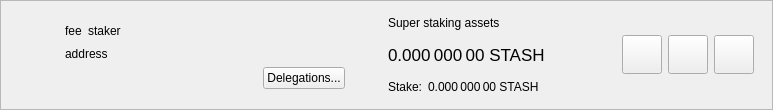
<?xml version="1.0" encoding="UTF-8"?>
<ui version="4.0">
 <class>SuperStakerItemWidget</class>
 <widget class="QWidget" name="SuperStakerItemWidget">
  <property name="geometry">
   <rect>
    <x>0</x>
    <y>0</y>
    <width>773</width>
    <height>110</height>
   </rect>
  </property>
  <property name="sizePolicy">
   <sizepolicy hsizetype="Preferred" vsizetype="Maximum">
    <horstretch>0</horstretch>
    <verstretch>0</verstretch>
   </sizepolicy>
  </property>
  <property name="windowTitle">
   <string>Form</string>
  </property>
  <layout class="QVBoxLayout" name="verticalLayout_2">
   <property name="spacing">
    <number>0</number>
   </property>
   <property name="leftMargin">
    <number>0</number>
   </property>
   <property name="topMargin">
    <number>0</number>
   </property>
   <property name="rightMargin">
    <number>0</number>
   </property>
   <property name="bottomMargin">
    <number>0</number>
   </property>
   <item>
    <widget class="QFrame" name="superStakerItemFrame">
     <property name="frameShape">
      <enum>QFrame::StyledPanel</enum>
     </property>
     <property name="frameShadow">
      <enum>QFrame::Raised</enum>
     </property>
     <layout class="QHBoxLayout" name="horizontalLayout">
      <property name="topMargin">
       <number>0</number>
      </property>
      <property name="bottomMargin">
       <number>0</number>
      </property>
      <item>
       <widget class="QLabel" name="superStakerLogo">
        <property name="sizePolicy">
         <sizepolicy hsizetype="Fixed" vsizetype="Fixed">
          <horstretch>0</horstretch>
          <verstretch>0</verstretch>
         </sizepolicy>
        </property>
        <property name="minimumSize">
         <size>
          <width>40</width>
          <height>40</height>
         </size>
        </property>
        <property name="alignment">
         <set>Qt::AlignCenter</set>
        </property>
       </widget>
      </item>
      <item>
       <widget class="QStackedWidget" name="stackedWidget">
        <property name="currentIndex">
         <number>0</number>
        </property>
        <widget class="QWidget" name="page">
         <layout class="QHBoxLayout" name="horizontalLayout_4">
          <item>
           <layout class="QHBoxLayout" name="horizontalLayout_3">
            <item>
             <layout class="QVBoxLayout" name="verticalLayout">
              <property name="rightMargin">
               <number>15</number>
              </property>
              <item>
               <spacer name="verticalSpacer_2">
                <property name="orientation">
                 <enum>Qt::Vertical</enum>
                </property>
                <property name="sizeHint" stdset="0">
                 <size>
                  <width>20</width>
                  <height>0</height>
                 </size>
                </property>
               </spacer>
              </item>
              <item alignment="Qt::AlignLeft">
               <widget class="QWidget" name="widgetSuperStaker" native="true">
                <property name="minimumSize">
                 <size>
                  <width>280</width>
                  <height>0</height>
                 </size>
                </property>
                <layout class="QHBoxLayout" name="horizontalLayout_2" stretch="0,0,1">
                 <property name="leftMargin">
                  <number>0</number>
                 </property>
                 <property name="topMargin">
                  <number>0</number>
                 </property>
                 <property name="rightMargin">
                  <number>0</number>
                 </property>
                 <property name="bottomMargin">
                  <number>0</number>
                 </property>
                 <item alignment="Qt::AlignLeft">
                  <widget class="QLabel" name="labelFee">
                   <property name="text">
                    <string>fee</string>
                   </property>
                   <property name="textInteractionFlags">
                    <set>Qt::LinksAccessibleByMouse|Qt::TextSelectableByMouse</set>
                   </property>
                  </widget>
                 </item>
                 <item alignment="Qt::AlignLeft">
                  <widget class="QLabel" name="labelStaker">
                   <property name="text">
                    <string>staker</string>
                   </property>
                   <property name="textInteractionFlags">
                    <set>Qt::LinksAccessibleByMouse|Qt::TextSelectableByMouse</set>
                   </property>
                  </widget>
                 </item>
                 <item>
                  <spacer name="horizontalSpacer">
                   <property name="orientation">
                    <enum>Qt::Horizontal</enum>
                   </property>
                   <property name="sizeType">
                    <enum>QSizePolicy::Minimum</enum>
                   </property>
                   <property name="sizeHint" stdset="0">
                    <size>
                     <width>0</width>
                     <height>20</height>
                    </size>
                   </property>
                  </spacer>
                 </item>
                </layout>
               </widget>
              </item>
              <item>
               <widget class="QLabel" name="labelAddress">
                <property name="text">
                 <string>address</string>
                </property>
                <property name="textInteractionFlags">
                 <set>Qt::LinksAccessibleByMouse|Qt::TextSelectableByMouse</set>
                </property>
               </widget>
              </item>
              <item alignment="Qt::AlignRight">
               <widget class="QPushButton" name="buttonDelegations">
                <property name="text">
                 <string>Delegations...</string>
                </property>
               </widget>
              </item>
              <item>
               <spacer name="verticalSpacer">
                <property name="orientation">
                 <enum>Qt::Vertical</enum>
                </property>
                <property name="sizeHint" stdset="0">
                 <size>
                  <width>20</width>
                  <height>0</height>
                 </size>
                </property>
               </spacer>
              </item>
             </layout>
            </item>
            <item>
             <widget class="QWidget" name="vLineAssets" native="true">
              <property name="sizePolicy">
               <sizepolicy hsizetype="Preferred" vsizetype="Preferred">
                <horstretch>0</horstretch>
                <verstretch>0</verstretch>
               </sizepolicy>
              </property>
              <property name="minimumSize">
               <size>
                <width>1</width>
                <height>0</height>
               </size>
              </property>
             </widget>
            </item>
            <item>
             <widget class="QWidget" name="widgetStakingAssets" native="true">
              <property name="sizePolicy">
               <sizepolicy hsizetype="Minimum" vsizetype="Preferred">
                <horstretch>0</horstretch>
                <verstretch>0</verstretch>
               </sizepolicy>
              </property>
              <layout class="QVBoxLayout" name="verticalLayout_3">
               <property name="leftMargin">
                <number>15</number>
               </property>
               <property name="topMargin">
                <number>0</number>
               </property>
               <property name="rightMargin">
                <number>15</number>
               </property>
               <property name="bottomMargin">
                <number>0</number>
               </property>
               <item>
                <widget class="QLabel" name="labelAssetsText">
                 <property name="text">
                  <string>Super staking assets</string>
                 </property>
                 <property name="alignment">
                  <set>Qt::AlignLeading|Qt::AlignLeft|Qt::AlignVCenter</set>
                 </property>
                </widget>
               </item>
               <item>
                <widget class="QLabel" name="labelAssets">
                 <property name="font">
                  <font>
                   <pointsize>13</pointsize>
                  </font>
                 </property>
                 <property name="cursor">
                  <cursorShape>IBeamCursor</cursorShape>
                 </property>
                 <property name="toolTip">
                  <string>Your current spendable balance</string>
                 </property>
                 <property name="text">
                  <string notr="true">0.000 000 00 STASH</string>
                 </property>
                 <property name="alignment">
                  <set>Qt::AlignLeading|Qt::AlignLeft|Qt::AlignVCenter</set>
                 </property>
                 <property name="textInteractionFlags">
                  <set>Qt::LinksAccessibleByMouse|Qt::TextSelectableByMouse</set>
                 </property>
                </widget>
               </item>
               <item>
                <layout class="QHBoxLayout" name="horizontalLayout_6">
                 <property name="spacing">
                  <number>6</number>
                 </property>
                 <item>
                  <widget class="QLabel" name="labelStakeText">
                   <property name="sizePolicy">
                    <sizepolicy hsizetype="Maximum" vsizetype="Preferred">
                     <horstretch>0</horstretch>
                     <verstretch>0</verstretch>
                    </sizepolicy>
                   </property>
                   <property name="text">
                    <string>Stake:</string>
                   </property>
                   <property name="alignment">
                    <set>Qt::AlignLeading|Qt::AlignLeft|Qt::AlignVCenter</set>
                   </property>
                  </widget>
                 </item>
                 <item>
                  <widget class="QLabel" name="labelStake">
                   <property name="text">
                    <string>0.000 000 00 STASH</string>
                   </property>
                   <property name="alignment">
                    <set>Qt::AlignLeading|Qt::AlignLeft|Qt::AlignVCenter</set>
                   </property>
                   <property name="textInteractionFlags">
                    <set>Qt::LinksAccessibleByMouse|Qt::TextSelectableByMouse</set>
                   </property>
                  </widget>
                 </item>
                 <item>
                  <spacer name="horizontalSpacer_4">
                   <property name="orientation">
                    <enum>Qt::Horizontal</enum>
                   </property>
                   <property name="sizeType">
                    <enum>QSizePolicy::Minimum</enum>
                   </property>
                   <property name="sizeHint" stdset="0">
                    <size>
                     <width>0</width>
                     <height>0</height>
                    </size>
                   </property>
                  </spacer>
                 </item>
                </layout>
               </item>
              </layout>
             </widget>
            </item>
            <item>
             <spacer name="horizontalSpacer_2">
              <property name="orientation">
               <enum>Qt::Horizontal</enum>
              </property>
              <property name="sizeHint" stdset="0">
               <size>
                <width>0</width>
                <height>20</height>
               </size>
              </property>
             </spacer>
            </item>
            <item>
             <widget class="QToolButton" name="buttonConfig">
              <property name="text">
               <string/>
              </property>
              <property name="iconSize">
               <size>
                <width>32</width>
                <height>32</height>
               </size>
              </property>
             </widget>
            </item>
            <item>
             <widget class="QToolButton" name="buttonSplit">
              <property name="text">
               <string/>
              </property>
              <property name="iconSize">
               <size>
                <width>32</width>
                <height>32</height>
               </size>
              </property>
             </widget>
            </item>
            <item>
             <widget class="QToolButton" name="buttonRemove">
              <property name="text">
               <string/>
              </property>
              <property name="iconSize">
               <size>
                <width>32</width>
                <height>32</height>
               </size>
              </property>
             </widget>
            </item>
           </layout>
          </item>
         </layout>
        </widget>
        <widget class="QWidget" name="page_2">
         <layout class="QHBoxLayout" name="horizontalLayout_5">
          <item>
           <widget class="QLabel" name="labelNewSuperStaker">
            <property name="text">
             <string>Add new super stakers</string>
            </property>
           </widget>
          </item>
          <item>
           <spacer name="horizontalSpacer_3">
            <property name="orientation">
             <enum>Qt::Horizontal</enum>
            </property>
            <property name="sizeHint" stdset="0">
             <size>
              <width>408</width>
              <height>20</height>
             </size>
            </property>
           </spacer>
          </item>
          <item>
           <widget class="QToolButton" name="buttonRestore">
            <property name="text">
             <string/>
            </property>
            <property name="iconSize">
             <size>
              <width>32</width>
              <height>32</height>
             </size>
            </property>
           </widget>
          </item>
          <item>
           <widget class="QToolButton" name="buttonAdd">
            <property name="text">
             <string/>
            </property>
            <property name="iconSize">
             <size>
              <width>32</width>
              <height>32</height>
             </size>
            </property>
           </widget>
          </item>
         </layout>
        </widget>
       </widget>
      </item>
     </layout>
    </widget>
   </item>
  </layout>
 </widget>
 <resources/>
 <connections/>
</ui>
